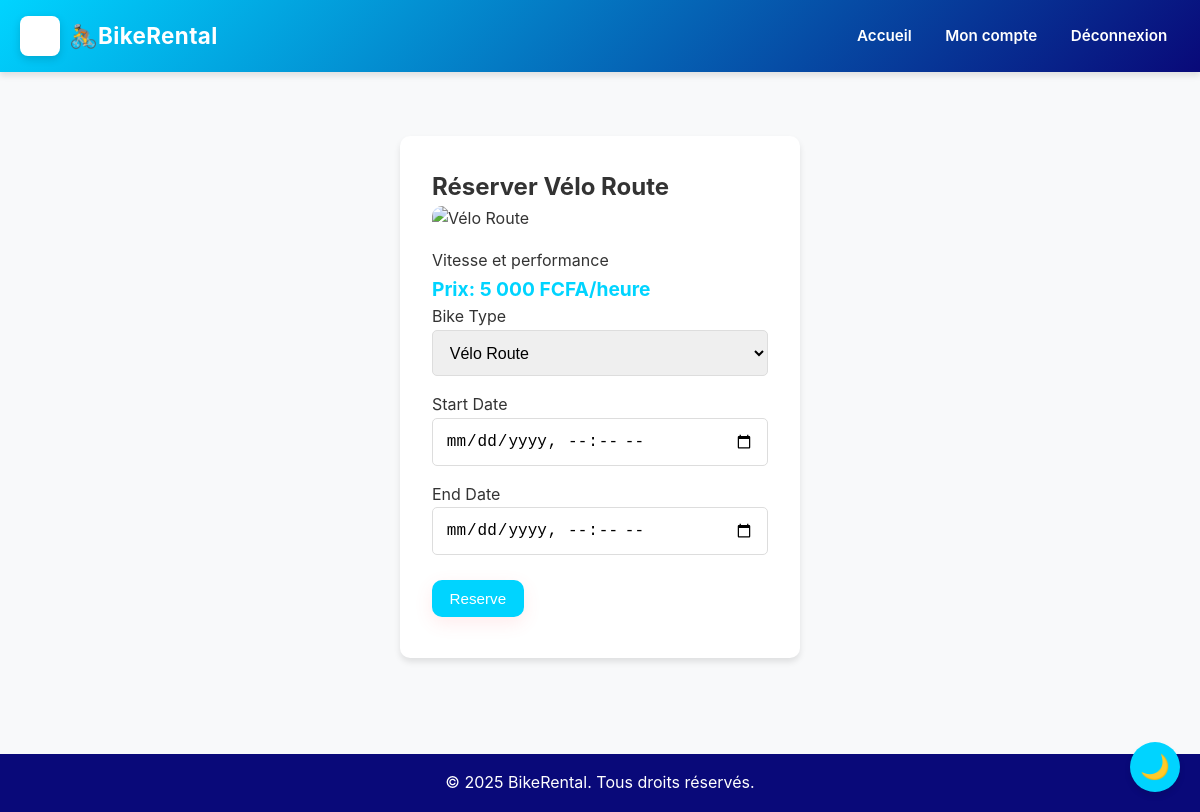
The page /reserve/3 (signed in) on the database its author committed.
### models.py (models this page shows, shortened)
class BikeType(db.Model):
    id = db.Column(db.Integer, primary_key=True)
    name = db.Column(db.String(100), nullable=False)
    description = db.Column(db.Text, nullable=True)
    price_per_hour = db.Column(db.Float, nullable=False)
    image_url = db.Column(
        db.String(255),
        nullable=False
    )
    available = db.Column(db.Boolean, default=True)

### app.py (the view, shortened to what this page needs)
@app.route('/reserve/<int:bike_id>', methods=['GET', 'POST'])
@login_required
def reserve(bike_id):
    bike = BikeType.query.get_or_404(bike_id)
    form = ReservationForm()
    form.bike_type_id.choices = sorted(
        [(b.id, b.name) for b in BikeType.query.filter_by(available=True).all()],
        key=lambda x: x[1]
    )
    form.bike_type_id.data = bike_id
    return render_template('reserve.html', form=form, bike=bike)

### app.py
class ReservationForm(FlaskForm):
    bike_type_id = SelectField('Bike Type', coerce=int, validators=[DataRequired()])
    start_date = DateTimeField('Start Date', format='%Y-%m-%dT%H:%M', validators=[DataRequired()])
    end_date = DateTimeField('End Date', format='%Y-%m-%dT%H:%M', validators=[DataRequired()])
    submit = SubmitField('Reserve')

### app.py (called while the page is built)
@login_manager.user_loader
def load_user(user_id):
    return User.query.get(int(user_id))

def format_currency(value):
    try:
        v = float(value)
        return f"{int(round(v)):,}".replace(',', ' ')
    except Exception:
        return value

### templates/reserve.html (shortened to what this page needs)
{% extends "base.html" %}
{% block content %}
<div class="form-container">
    <h2>Réserver {{ bike.name }}</h2>
    <img src="stactic/img/velo-vtt.jpg" alt="{{ bike.name }}" class="bike-image-large">
    <p>{{ bike.description }}</p>
    <p class="price">Prix: {{ bike.price_per_hour|currency }} FCFA/heure</p>
    <form method="POST">
        <div class="form-group">
            {{ form.bike_type_id.label }}
            {{ form.bike_type_id(class="form-control") }}
        </div>
        <div class="form-group">
            {{ form.start_date.label }}
            <input id="start_date" name="start_date" type="datetime-local" class="form-control" title="Date et heure de début" placeholder="YYYY-MM-DDThh:mm" value="{{ form.start_date.data.strftime('%Y-%m-%dT%H:%M') if form.start_date.data }}">
        </div>
        <div class="form-group">
            {{ form.end_date.label }}
            <input id="end_date" name="end_date" type="datetime-local" class="form-control" title="Date et heure de fin" placeholder="YYYY-MM-DDThh:mm" value="{{ form.end_date.data.strftime('%Y-%m-%dT%H:%M') if form.end_date.data }}">
        </div>
        {{ form.submit(class="btn") }}
    </form>
</div>
{% endblock %}

### static/css/style.css (style rules this page uses)
:root { --primary-color: #00d4ff; --secondary-color: #090979; --accent-color: #00d4ff; --text-color: #333; --bg-color: #f8f9fa; --card-bg: #fff; --shadow: 0 4px 6px rgba(0, 0, 0, 0.1); --transition: all 0.3s ease; }
* { margin: 0; padding: 0; box-sizing: border-box; }
body { font-family: Inter, 'Segoe UI', Tahoma, Geneva, Verdana, sans-serif; line-height: 1.6; color: var(--text-color); background: var(--bg-color); transition: var(--transition); }
.bike-image-large { width: 100%; max-width: 300px; border-radius: 10px; margin-bottom: 1rem; display: block; }
.price { font-weight: bold; color: var(--accent-color); font-size: 1.2rem; }
.btn { display: inline-block; background: var(--primary-color); color: white; padding: 0.6rem 1.1rem; border: none; border-radius: 10px; cursor: pointer; transition: var(--transition); font-size: 0.95rem; margin: 0.6rem 0; box-shadow: 0 6px 18px rgba(255,90,95,0.12); }
.form-container { max-width: 400px; margin: 2rem auto; background: var(--card-bg); padding: 2rem; border-radius: 10px; box-shadow: var(--shadow); }
.form-group { margin-bottom: 1rem; }
.form-control { width: 100%; padding: 0.8rem; border: 1px solid #ddd; border-radius: 5px; font-size: 1rem; transition: var(--transition); }

### rows shown on the page
BikeType: name "Vélo Route", description "Vitesse et performance", price_per_hour "5 000"
